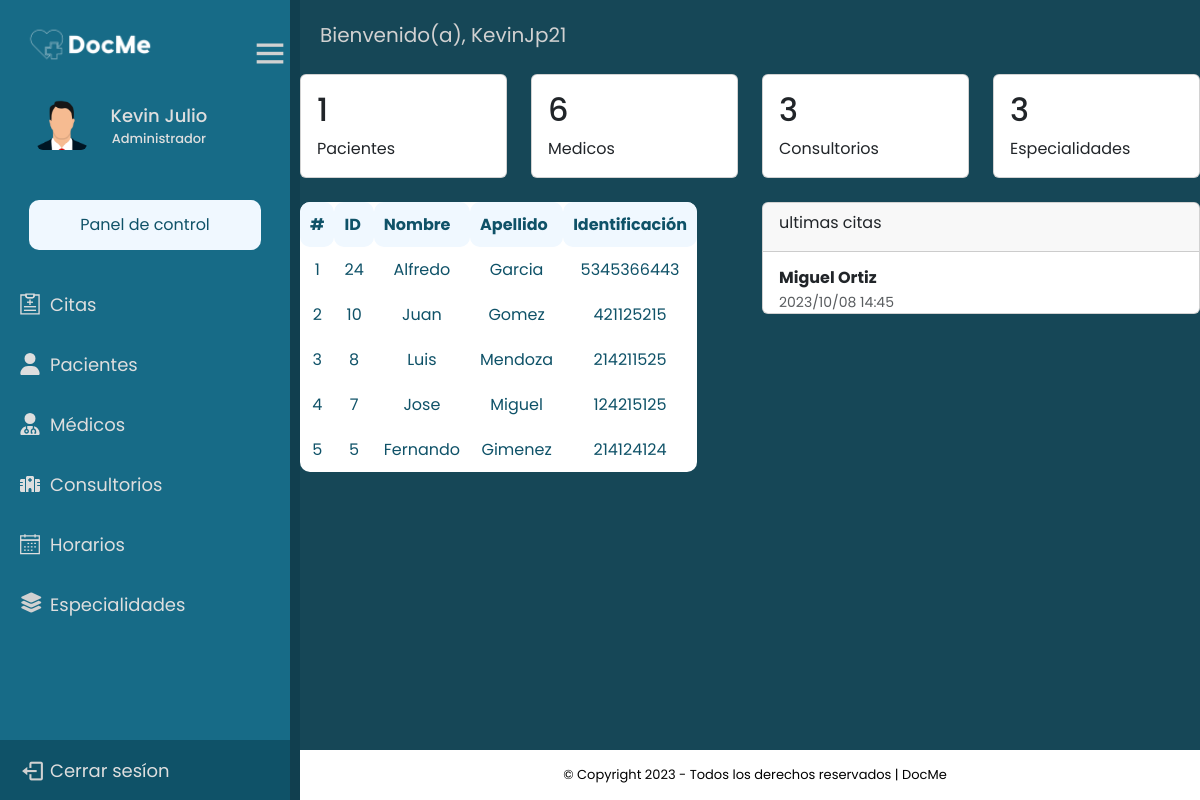
The app's page /frontend/admin/dashboard.php (signed in) with its own data.
### tables this page shows
CREATE TABLE `usuarios` (
  `ID_Usu` int(11) NOT NULL,
  `Nombre` varchar(45) NOT NULL,
  `Apellido` varchar(45) NOT NULL,
  `Correo` varchar(30) NOT NULL,
  `Password` varchar(100) NOT NULL,
  `User_Name` varchar(30) NOT NULL,
  `FechaNac` date DEFAULT NULL,
  `Telefono` varchar(15) NOT NULL,
  `Identificacion` varchar(15) NOT NULL,
  `token_recovery_pass` varchar(45) DEFAULT NULL,
  `Estado` varchar(15) NOT NULL DEFAULT 'Activo',
  `ID_Rol` int(11) NOT NULL
);

CREATE TABLE `roles` (
  `ID_Rol` int(11) NOT NULL,
  `Rol` varchar(30) NOT NULL
);

### backend/getUserData.php (called while the page is built)
<?php
function getUserData($userId) {
    global $connect;
    $stmt = $connect->prepare('SELECT nombre, apellido, identificacion, correo, telefono, user_name, rol FROM usuarios, roles WHERE id_usu = :userId AND usuarios.id_rol = roles.id_rol');
    $stmt->bindParam(':userId', $userId);
    $stmt->execute();
    $result = $stmt->fetch();
    $userData = $result;
    return $userData;
}
?>

### frontend/admin/dashboard.php (the view, shortened to what this page needs)
<?php
include '../../backend/dashboard.php';
include '../../backend/getUserData.php';
if(isset($_SESSION['id'])) {
    $userData = getUserData($_SESSION['id']);
    $name = $userData['nombre'];
    $last_name = $userData['apellido'];
    $user_name = $userData['user_name'];
    $stmt = $connect->prepare("SELECT COUNT(*) AS TotalPacientes FROM pacientes");
    $stmt->execute();
    $Totalpacientes = $stmt->fetch();
    $stmt2 = $connect->prepare("SELECT COUNT(*) AS TotalMedicos FROM medicos");
    $stmt2->execute();
    $totalMedicos = $stmt2->fetch();
    $stmt3 = $connect->prepare("SELECT COUNT(*) AS totalConsultorios FROM consultorios");
    $stmt3->execute();
    $totalConsultorios = $stmt3->fetch();
    $stmt4 = $connect->prepare("SELECT COUNT(*) AS totalEspecialidades FROM especialidad");
    $stmt4->execute();
    $totalEspecialidades = $stmt4->fetch();
    $stmt5 = $connect->prepare("SELECT ID_Usu, Nombre, Apellido, Identificacion FROM usuarios WHERE ID_Rol = 3 ORDER BY ID_Usu DESC LIMIT 5");
    $stmt5->execute();
    $Pacientes = $stmt5->fetchAll(PDO::FETCH_ASSOC);
?>
<head>
    <link href="https://cdn.jsdelivr.net/npm/bootstrap@5.3.2/dist/css/bootstrap.min.css" rel="stylesheet"
>
    <link href='https://unpkg.com/boxicons@2.1.4/css/boxicons.min.css' rel='stylesheet'>
    <link href="https://unpkg.com/vanilla-datatables@latest/dist/vanilla-dataTables.min.css" rel="stylesheet" type="text/css">
    <link rel="stylesheet" href="../../frontend/css/windows_admin.css">
    <link rel="stylesheet" href="../../frontend/css/dashboard.css">
</head>
<body>
    <div class="sidebar">
        <?php include '../tamplates/sideBar.php'; ?>
        <div class="content-area">
            <div class="greeting">
                <span class="fs-5">Bienvenido(a), <?php echo $user_name; ?></span>
            </div>
            <div class="row">
                <div class="col-md-3 mt-4">
                    <div class="card">
                        <div class="card-body pb-0">
                            <h2 class="mb-2"><?php echo $Totalpacientes['TotalPacientes']; ?></h2>
                            <p>Pacientes</p>
                        </div>
                    </div>
                </div>
                <div class="col-md-3 mt-4">
                    <div class="card">
                        <div class="card-body pb-0">
                            <h2 class="mb-2"><?php echo $totalMedicos['TotalMedicos']; ?></h2>
                            <p>Medicos</p>
                        </div>
                    </div>
                </div>
                <div class="col-md-3 mt-4">
                    <div class="card">
                        <div class="card-body pb-0">
                            <h2 class="mb-2"><?php echo $totalConsultorios['totalConsultorios']; ?></h2>
                            <p>Consultorios</p>
                        </div>
                    </div>
                </div>
                <div class="col-md-3 mt-4">
                    <div class="card">
                        <div class="card-body pb-0">
                            <h2 class="mb-2"><?php echo $totalEspecialidades['totalEspecialidades']; ?></h2>
                            <p>Especialidades</p>
                        </div>
                    </div>
                </div>
            </div>
            <div class="row">
                <div class="col-md-6 mt-4">
                <table class="table-striped" id="table">
                        <thead>
                            <tr>
                                <th>#</th>
                                <th scope="col">ID</th>
                                <th scope="col">Nombre</th>
                                <th scope="col">Apellido</th>
                                <th scope="col">Identificación</th>
                            </tr>
                        </thead>
                        <tbody>
                            <?php
                        $i = 0;
                        foreach ($Pacientes as $ultimosPaciente) {?>
                            <tr>
                                <td scope="row"><?php echo $i = $i + 1; ?></td>
                                <td><?php echo $ultimosPaciente['ID_Usu']; ?></td>
                                <td><?php echo $ultimosPaciente['Nombre']; ?></td>
                                <td><?php echo $ultimosPaciente['Apellido']; ?></td>
                                <td><?php echo $ultimosPaciente['Identificacion']; ?></td>
                            </tr>
                            <?php }?>
                        </tbody>
                    </table>
                </div>
                <div class="col-md-6 mt-4">
                    <div class="card">
                        <div class="card-body p-0">
                            <div class="card-header">
                                <div class="card-title">ultimas citas</div>
                            </div>
                            <div class="card-list">
                                <div class="item-list">
                                    <div class="info-user ml-3">
                                        <div class="flex-1 p-3 pb-0 ml-2">
                                            <h6 class="fw-bold mb-1 user-name">Miguel Ortiz</h6>
                                            <small class="text-muted status">2023/10/08 14:45</small>
                                        </div>
                                    </div>
                                </div>
                            </div>
                        </div>
                    </div>
                </div>
            </div>
            <?php include '../tamplates/footer.php'; ?>
        </div>
    </div>
</body>
</html>
<?php }else{
header('Location: ../login.php');
}?>

### frontend/tamplates/sideBar.php (shortened to what this page needs)
<div class="logo-datails">
            <img src="../../img/logo_docme.png" alt="">
            <section class="home-section">
                <div class="home-content">
                    <i class='bx bx-menu'></i>
                </div>
            </section>
        </div>
        <div class="profile-details">
            <div class="profile-content">
                <img src="../../img/profile.png" alt="profile">
            </div>
            <div class="name-user">
                <div class="profile_name"><span><?php echo $name; ?></span> <span><?php echo $last_name; ?></span></div>
                <div class="rol"><?php echo $userData['rol'];?></div>
            </div>
        </div>
        <ul class="nav-links">
            <a class="panel" href="../admin/dashboard.php">
                <div>
                    <span>Panel de control</span>
                </div>
            </a>
            <li class="mt-4">
                <a href="../admin/citas.php">
                    <span class="link_name">Citas</span>
                </a>
            </li>
            <li>
                <a href="../admin/pacientes.php">
                    <svg xmlns="http://www.w3.org/2000/svg" style="fill:#DEDEDE" viewBox="0 0 448 512">
                        <path
                            d="M224 256A128 128 0 1 0 224 0a128 128 0 1 0 0 256zm-45.7 48C79.8 304 0 383.8 0 482.3C0 498.7 13.3 512 29.7 512H418.3c16.4 0 29.7-13.3 29.7-29.7C448 383.8 368.2 304 269.7 304H178.3z" />
                    </svg>
                    <span class="link_name">Pacientes</span>
                </a>
            </li>
            <li>
                <a href="../admin/medicos.php">
                    <span class="link_name">Médicos</span>
                </a>
            </li>
            <li>
                <a href="../admin/consultorios.php">
                    <span class="link_name">Consultorios</span>
                </a>
            </li>
            <li>
                <a href="#">
                    <span class="link_name">Horarios</span>
                </a>
            </li>
            <li>
                <a href="../admin/especialidades.php">
                    <i class="fs-5 fa-solid fa-layer-group"></i>
                    <span class="link_name">Especialidades</span>
                </a>
            </li>
            <li class="mt-auto">
                <a href="?logout">
                    <i class='bx bx-log-out'></i>
                    <span class="link_name">Cerrar sesíon</span>
                </a>
            </li>
        </ul>

### frontend/tamplates/footer.php
<footer id="footer" class="mt-5">
    <div class="footer">
        <p class="m-0">&copy; Copyright 2023 - Todos los derechos reservados | DocMe </p>
    </div>
</footer>

### frontend/css/windows_admin.css (style rules this page uses)
* { margin: 0; padding: 0; box-sizing: border-box; font-family: 'Poppins', sans-serif; }
.sidebar { position: fixed; top: 0; left: 0; height: 100%; width: 300px; padding: 20px 0 0 0; background-color: #176B87; display: flex; flex-direction: column; justify-content: center; align-items: center; gap:20px; border-right: 10px solid rgba(15, 53, 65, .8); overflow-y: auto; overflow-x: hidden; z-index: 1; transition: all .4s ease; }
.sidebar .logo-datails { height: 60px; width: 100%; display: flex; align-items: center; justify-content: space-between; }
.sidebar .home-section { font-size:40px; width: auto; display: flex; align-items: center; cursor: pointer; }
.sidebar .home-section i { font-size:40px; width: 100%; }
.sidebar .logo-datails img { height: 50px; min-width: 78px; }
.sidebar .profile-details { display: flex; align-items: center; width: 90%; }
.sidebar .profile-details .profile-content { display: flex; align-items: center; }
.sidebar .profile-details img { height: 70px; width: 70px; object-fit: cover; border-radius: 16px; margin: 0 14px 0 12px; padding: 10px; }
.sidebar .profile-details .profile_name, .sidebar .profile-details .rol { color: #DEDEDE; font-size: 18px; font-weight: 500; width: 100%; text-align: center; }
.sidebar .profile-details .rol { font-size: 13px; text-align: center; }
.sidebar .panel { display: flex; text-decoration: none; justify-content: center; align-items: center; width: 80%; height: 50px; color:#0f5268; background-color: aliceblue; border-radius: 10px; cursor: pointer; transition: .3s ease-in-out; }
.sidebar .nav-links { height: 100%; width: 100%; padding: 20px 0 0 0; margin: 0; }
.sidebar .nav-links { display: flex; top:0; flex-direction: column; align-items:center; }
.sidebar .nav-links li { position: relative; list-style: none; transition: all 0.4s ease; height: 60px; cursor: pointer; width: 100%; }
.sidebar .nav-links li svg, i { color: #D1D1D1; font-size: 25px; height: 22px; width: 20px ; }
.sidebar .nav-links li:last-child { background: #0f5268; }
.sidebar .nav-links li a { text-decoration: none; height: 100%; width: 100%; display: flex; align-items: center; gap: 10px; padding-left: 20px; transition: all .4s ease; }
.sidebar .nav-links li a .link_name { font-size: 18px; font-weight: 400; color: #DEDEDE; }
.sidebar .content-area { position: fixed; top: 0; right: 0; height: calc(100% - 50px); width: calc(100% - 300px); background: #164757; transition: all .4s ease; overflow-y: auto; overflow-x: hidden; }
.content-area .greeting { color: #D1D1D1; padding: 20px 0 0 20px; }
footer { position: absolute; bottom: 0; display: flex; background-color:rgb(255, 255, 255); justify-content: center; align-items: center; height: 50px; max-height: 50px; width: calc(100% - 290px); min-width: 192px; position: fixed; bottom: 0; transition: all .4s ease; }
.footer p { font-size: 13px; color: rgb(0, 0, 0); }
.footer { display: flex; gap: 5px; align-items: center; }

### frontend/css/dashboard.css (style rules this page uses)
table { background-color: white; border-collapse: collapse; border-radius: 10px; }
td { text-align: center; }
th, td { padding: 10px; color: #0f5268; border-radius: 10px; }
thead { background-color: aliceblue; color: #0f5268; }

### records on screen
usuarios: Nombre "Kevin", Apellido "Julio", ID_Rol.Rol "Administrador", User_Name "KevinJp21"
usuarios: ID_Usu "24", Nombre "Alfredo", Apellido "Garcia", Identificacion "5345366443"
usuarios: i "2", ID_Usu "10", Nombre "Juan", Apellido "Gomez", Identificacion "421125215"
usuarios: i "3", ID_Usu "8", Nombre "Luis", Apellido "Mendoza", Identificacion "214211525"
usuarios: i "4", ID_Usu "7", Nombre "Jose", Apellido "Miguel", Identificacion "124215125"
usuarios: i "5", ID_Usu "5", Nombre "Fernando", Apellido "Gimenez", Identificacion "214124124"

### other values on screen
$Totalpacientes['TotalPacientes'] "1"
$totalMedicos['TotalMedicos'] "6"
$totalConsultorios['totalConsultorios'] "3"
$totalEspecialidades['totalEspecialidades'] "3"
